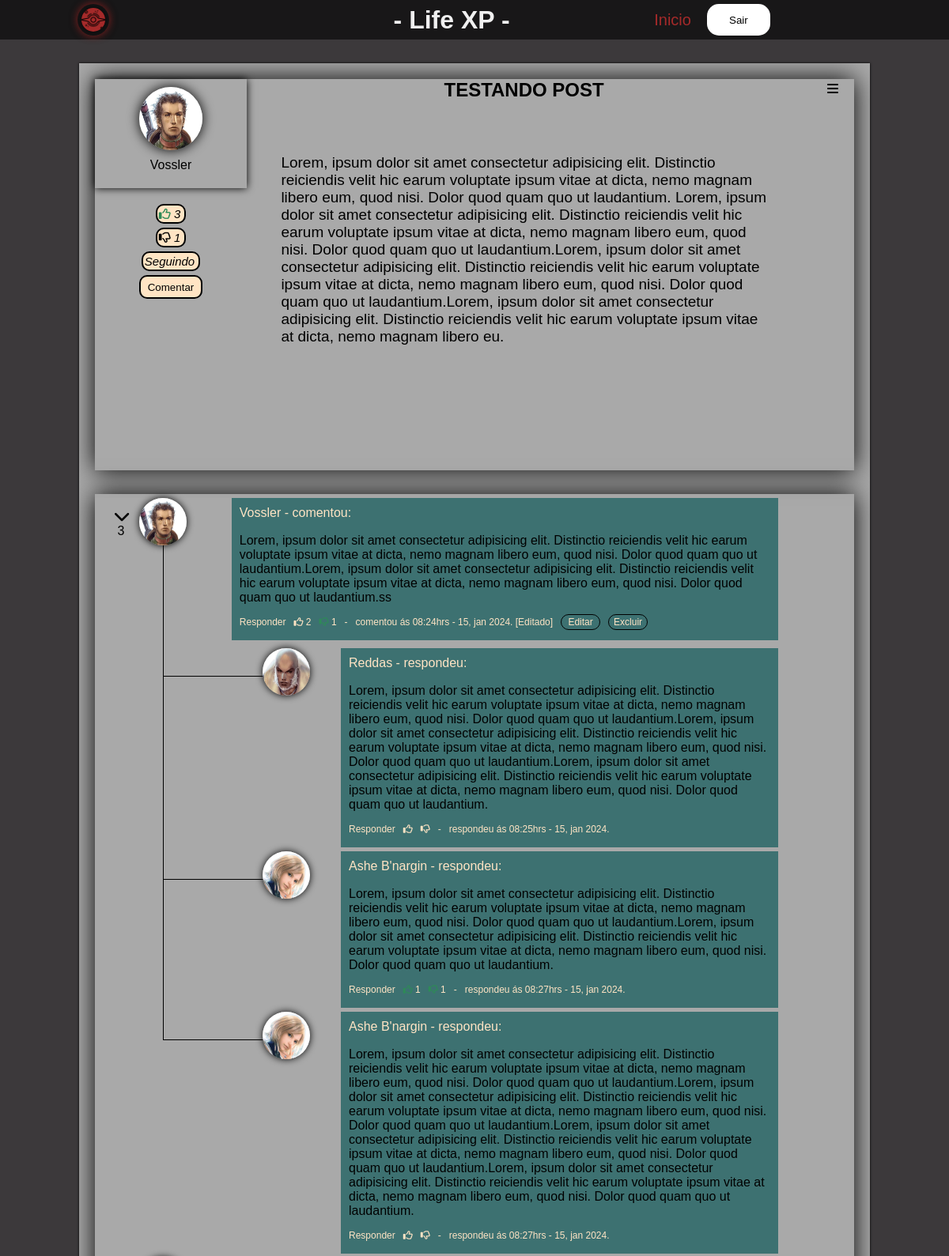
The page /post/WAB9TJmAnO (signed in, upper part) on the database its author committed.
### tables this page shows
CREATE TABLE "users" (
	id INTEGER PRIMARY KEY AUTOINCREMENT UNIQUE, 
	name VARCHAR(30) NOT NULL, 
	nickname VARCHAR(15), 
	email VARCHAR(100) NOT NULL UNIQUE, 
	password VARCHAR(100) NOT NULL,
	identifier varchar(12) NOT NULL
, created_at DATETIME CURRENT_TIMESTAMP, image VARCHAR(15) default 'unknow');

CREATE TABLE post (
	id INTEGER PRIMARY KEY AUTOINCREMENT UNIQUE, 
	user_id INTEGER NOT NULL, 
	titulo VARCHAR(100)NOT NULL, 
	texto TEXT NOT NULL, 
	created_at VARCHAR(100) NOT NULL,
	identifier varchar(12) NOT NULL, was_edited varchar(5),
	FOREIGN KEY (user_id) REFERENCES "users"(id) ON DELETE CASCADE
);

CREATE TABLE post_comment (
	id INTEGER PRIMARY KEY AUTOINCREMENT UNIQUE, 
	user_id INTEGER NOT NULL,
	post_id INTEGER NOT NULL, 
	texto TEXT NOT NULL, 
	created_at VARCHAR(100) NOT NULL,
	identifier varchar(12) NOT NULL,
	was_edited varchar(5),
	FOREIGN KEY (user_id) REFERENCES "users"(id) ON DELETE CASCADE,
	FOREIGN KEY (post_id) REFERENCES post(id) ON DELETE CASCADE
);

CREATE TABLE post_answer (
	id INTEGER PRIMARY KEY AUTOINCREMENT UNIQUE, 
	user_id INTEGER NOT NULL,
	comment_id INTEGER NOT NULL, 
	texto TEXT NOT NULL, 
	created_at VARCHAR(100) NOT NULL,
	identifier varchar(12) NOT NULL,
	was_edited varchar(5),
	FOREIGN KEY (user_id) REFERENCES "users"(id) ON DELETE CASCADE,
	FOREIGN KEY (comment_id) REFERENCES post_comment(id) ON DELETE CASCADE
);

### main.py (the view)
@app.route('/post/<identifier>', methods=['GET'])
@login_required
def post(identifier):
    current_post = db_execute(f"SELECT * FROM post WHERE identifier = '{identifier}'", 'GET').fetchone()
    main_post = Post(
                id=current_post[0],
                user_id=current_post[1],
                titulo=current_post[2],
                texto=current_post[3],
                created_at=current_post[4],
                identifier=current_post[5],
                was_edited=current_post[6],
                current_user_id=current_user.id,
                get_lod='GET',
                for_post='GET'
            )
    if db_execute(f'SELECT * FROM follow WHERE following_id = {current_user.id} and followed_id = {main_post.user.id}', 'GET').fetchone() == None:
        is_already_followed = False
    else:
        is_already_followed = True
    return render_template('posts.html', post=main_post, is_following=is_already_followed)

### main.py (called while the page is built)
@login_manager.user_loader
def load_user(user_id):
    return User(db_execute(f'SELECT * FROM users WHERE id = {user_id};', 'GET').fetchone())

### project_utils.py (called while the page is built)
def db_execute(comando: str, get: str = None):
    with sqlite3.connect('instance/lifexp_DB.db') as db:
        if get == 'GET':
            return db.execute(comando)
        db.execute('PRAGMA FOREIGN_KEYS = ON;')
        db.execute(comando)
        db.commit()

### templates/posts.html (shortened to what this page needs)
{% extends 'madethings/base.html' %}
{% block content %}
    <div class="body-post-container">
        <div class="main-post-content">
                    <div class="hpc-options">
                        <i class="fa-solid fa-bars"></i>
                </div>
                    <div class="hpc-rating">
                        <div class='rating'>
                            <img  id="user-profile-img" src="/static/images/{{ post.user.image }}.jpg"  alt="" value="{{ post.user.identifier }}" class="go-to-profile">
                            <p>{{ post.user.name }}</p>
                        </div>
                    <div class="hpc-rating-info">
                        <span title="{% if post.likes.length == 0 %}Nenhuma avaliação{% else %} {% if post.likes.length == 1 %} 1 pessoa gostou deste post{% else %} {{ post.likes.length }} pessoas gostaram deste post {% endif %} {% endif %}" id="like" name="{{ post.identifier }}">{% if post.likes.is_liked %}<i class="fa-regular fa-thumbs-up" id="got-clicked"></i>{% if post.likes.length > 0 %} {{ post.likes.length}}{%endif%}{% else %}<i class="fa-regular fa-thumbs-up"></i>{% if post.likes.length > 0 %} {{ post.likes.length}}{%endif%} {% endif %}</span>
                        <span title="{% if post.dislikes.length == 0 %}Nenhuma avaliação{% else %}{% if post.dislikes.length == 1%}1 pessoa não gostou do post{% else %}{{ post.dislikes.length }} pessoas não gostaram deste post{% endif %}{% endif %}" id="dislike" name="{{post.identifier}}">{% if post.dislikes.is_liked %}<i class="fa-regular fa-thumbs-down" id="got-clicked"></i>{% else %}<i class="fa-regular fa-thumbs-down"></i>{% endif %}
                            {% if post.dislikes.length > 0 %} {{ post.dislikes.length }}{% endif %}</span>
                        {% if is_following %}
                            <span title="Você já está seguindo esse usuário!" class="follow-user follow" value="{{ post.user.identifier }}">Seguindo</span>
                        {% else %}
                            <span title="Você não segue esse usuário!" class="follow-user follow" value="{{ post.user.identifier }}">Seguir</span>
                        {% endif %}
                        <a href="#making-a-comment"><button type="button" onclick="makeComent()">Comentar</button></a>
                    </div>
                    </div>
                    <div class="hpc-title">
                        <h2 class="post-titlearea">{{ post.titulo }}</h2>
                        </div>
                    <div class="hpc-content">
                            <p class="post-textarea text-class-get" id="hpc-content-child">{{ post.texto }}
                            </p>
                    </div>
            </div>
            {% if not post.comments == [] %}
            <div class="answer-post-container">
        {% for comment in post.comments %}
                <div class="answer-full-interact-coments">
                    <div class="answer-user-container" id="father-user-container">
                        {% if not comment.answers == None %}
                                <div class="line-separator-x-first"></div>
                            {% endif %}
                        <div class="answer-user-profile a-u-p-img">
                            {% if comment.len_answer >= 1 %}
                            <div class="answer-count">
                            <i title="Esconder respostas" class="fa-solid fa-chevron-up"></i>
                            <p>{{ comment.len_answer }}</p>
                        </div>
                        {% endif %}
                        <img src="/static/images/{{ comment.user.image }}.jpg" alt="" value="{{ comment.user.identifier }}" class="go-to-profile">
                        </div>
                        <div class="answer-user-content a-u-c" id="subanswer-content">
                            <div class="answer-user-content-name a-u-c-n">
                                <p>{{ comment.user.name }} - comentou:</p>
                            </div>
                            <div class="answer-user-content-text a-u-c-t">
                                <p class="text-class-get">{{ comment.text }}
                                </p>
                            </div>
                            <div class="answer-user-content-options a-u-c-o">
                                <p id="show-answer-form">Responder</p>
                                <p title="{% if comment.likes.length == 0 %}Nenhuma avaliação{% else %} {% if comment.likes.length == 1 %} 1 pessoa gostou desse comentário{% else %} {{ comment.likes.length }} pessoas gostaram desse comentário{% endif %} {% endif %}" id="like" name="{{ comment.identifier }}" >{% if comment.likes.is_liked %}<i class="fa-regular fa-thumbs-up" id="got-clicked"></i>{% if comment.likes.length > 0 %} {{ comment.likes.length}}{%endif%}{% else %}<i class="fa-regular fa-thumbs-up"></i> {% if comment.likes.length > 0 %} {{ comment.likes.length}}{%endif%}{% endif %}</p>
                        <p title="{% if comment.dislikes.length == 0 %}Nenhuma avaliação{% else %}{% if comment.dislikes.length == 1%}1 pessoa não gostou desse comentário{% else %}{{ comment.dislikes.length }} pessoas não gostaram desse comentário{% endif %}{% endif %}" id="dislike" name="{{comment.identifier}}">{% if comment.dislikes.is_liked %}<i class="fa-regular fa-thumbs-down" id="got-clicked"></i>{% if comment.dislikes.length > 0 %} {{ comment.dislikes.length}}{%endif%}{% else %}<i class="fa-regular fa-thumbs-down"></i>{% if comment.dislikes.length > 0 %} {{ comment.dislikes.length}}{%endif%}{% endif %}</p>
                                <span>-</span>
                                <span>comentou {{ comment.created_at }} {% if comment.was_edited == 'true' %}
                                    [Editado]
                                {% endif %}
                                </span>
                                    {% if current_user.id == comment.user.id %}
                                    <button type="button" id="edit-post">Editar</button>
                                    <a href="{{ url_for('delete_comment', identifier=post.identifier, answer_identifier=comment.identifier, mode='pa') }}"><button type="button">Excluir</button></a>
                                    {% endif %}
                            </div>
                        </div>
                    </div>
                    <div class="flex-fsuc">
            {% if not comment.answers == None %}
                {% for answer in comment.answers %}
                    <div class="full-subanswer-user-container">
                        <div class="line-separator-x"></div>
                        <div class="line-separator-y"></div>
                        <div class="subanswer-user-container" id="father-user-container">
                            <div class="subanswer-user-profile a-u-p-img">
                                <img src="/static/images/{{ answer.user.image }}.jpg" alt="" value="{{ answer.user.identifier }}" class="go-to-profile">
                            </div>
                            <div class="subanswer-user-content a-u-c" id="subanswer-content">
                                <div class="subanswer-user-content-name a-u-c-n">
                                    <p> {{ answer.user.name }} - respondeu:</p>
                                </div>
                                <div class="subanswer-user-content-text a-u-c-t">
                                    <p class="text-class-get">{{ answer.text }}
                                    </p>
                                </div>
                                <div class="subanswer-user-content-options a-u-c-o">
                                    <p id="show-answer-form">Responder</p>
                                    <p title="{% if answer.likes.length == 0 %}Nenhuma avaliação{% else %} {% if answer.likes.length == 1 %} 1 pessoa gostou dessa resposta{% else %} {{ answer.likes.length }} pessoas gostaram dessa resposta {% endif %} {% endif %}" id="like" name="{{ answer.identifier }}" >{% if answer.likes.is_liked %}<i class="fa-regular fa-thumbs-up" id="got-clicked"></i> {% if answer.likes.length > 0 %} {{ answer.likes.length}}{%endif%}{% else %}<i class="fa-regular fa-thumbs-up"></i> {% if answer.likes.length > 0 %} {{ answer.likes.length}}{%endif%}{% endif %}</p>
                        <p title="{% if answer.dislikes.length == 0 %}Nenhuma avaliação{% else %}{% if answer.dislikes.length == 1%}1 pessoa não gostou dessa resposta{% else %}{{ answer.dislikes.length }} pessoas não gostaram dessa resposta{% endif %}{% endif %}" id="dislike" name="{{answer.identifier}}">{% if answer.dislikes.is_liked %}<i class="fa-regular fa-thumbs-down" id="got-clicked"></i>{% if answer.dislikes.length > 0 %} {{ answer.dislikes.length}}{%endif%}{% else %}<i class="fa-regular fa-thumbs-down"></i>{% if answer.dislikes.length > 0 %} {{ answer.dislikes.length}}{%endif%}{% endif %}</p>
                                    <span>-</span>
                                    <span>respondeu {{ answer.created_at }}</span>
                                </div>
                            </div>
                        </div>
                        </div>
                {% endfor %}
            {% endif %}
            </div>
                    </div>
        {% endfor %}
    </div>
        {% endif %}
    </div>
{% endblock content %}

### rows shown on the page
users: user.image (picture), user.name "Vossler"
post: titulo "TESTANDO POST", texto "Lorem, ipsum dolor sit amet consectetur adipisicing elit. Distinctio reiciendis velit hic earum voluptate ipsum vitae at dicta, nemo magnam libero eum, quod nisi. Dolor quod quam quo ut laudantium. Lorem, ipsum dolor sit amet consectetur adipisicing elit. Distinctio reiciendis velit hic earum voluptate ipsum vitae at dicta, nemo magnam libero eum, quod nisi. Dolor quod quam quo ut laudantium.Lorem, ipsum dolor sit amet consectetur adipisicing elit. Distinctio reiciendis velit hic earum voluptate ipsum vitae at dicta, nemo magnam libero eum, quod nisi. Dolor quod quam quo ut laudantium.Lorem, ipsum dolor sit amet consectetur adipisicing elit. Distinctio reiciendis velit hic earum voluptate…"
post_comment: len_answer "3", user.image (picture), user.name "Vossler", text "Lorem, ipsum dolor sit amet consectetur adipisicing elit. Distinctio reiciendis velit hic earum voluptate ipsum vitae at dicta, nemo magnam libero eum, quod nisi. Dolor quod quam quo ut laudantium.Lorem, ipsum dolor sit amet consectetur adipisicing elit. Distinctio reiciendis velit hic earum voluptate ipsum vitae at dicta, nemo magnam libero eum, quod nisi. Dolor quod quam quo ut laudantium.ss", likes.length "2", dislikes.length "1", created_at "ás 08:24hrs - 15, jan 2024.", was_edited "[Editado]"
post_answer: user.image (picture), user.name "Reddas", text "Lorem, ipsum dolor sit amet consectetur adipisicing elit. Distinctio reiciendis velit hic earum voluptate ipsum vitae at dicta, nemo magnam libero eum, quod nisi. Dolor quod quam quo ut laudantium.Lorem, ipsum dolor sit amet consectetur adipisicing elit. Distinctio reiciendis velit hic earum voluptate ipsum vitae at dicta, nemo magnam libero eum, quod nisi. Dolor quod quam quo ut laudantium.Lorem, ipsum dolor sit amet consectetur adipisicing elit. Distinctio reiciendis velit hic earum voluptate ipsum vitae at dicta, nemo magnam libero eum, quod nisi. Dolor quod quam quo ut laudantium.", created_at "ás 08:25hrs - 15, jan 2024."
post_answer: user.image (picture), user.name "Ashe B'nargin", text "Lorem, ipsum dolor sit amet consectetur adipisicing elit. Distinctio reiciendis velit hic earum voluptate ipsum vitae at dicta, nemo magnam libero eum, quod nisi. Dolor quod quam quo ut laudantium.Lorem, ipsum dolor sit amet consectetur adipisicing elit. Distinctio reiciendis velit hic earum voluptate ipsum vitae at dicta, nemo magnam libero eum, quod nisi. Dolor quod quam quo ut laudantium.", likes.length "1", dislikes.length "1", created_at "ás 08:27hrs - 15, jan 2024."
post_answer: user.image (picture), user.name "Ashe B'nargin", text "Lorem, ipsum dolor sit amet consectetur adipisicing elit. Distinctio reiciendis velit hic earum voluptate ipsum vitae at dicta, nemo magnam libero eum, quod nisi. Dolor quod quam quo ut laudantium.Lorem, ipsum dolor sit amet consectetur adipisicing elit. Distinctio reiciendis velit hic earum voluptate ipsum vitae at dicta, nemo magnam libero eum, quod nisi. Dolor quod quam quo ut laudantium.Lorem, ipsum dolor sit amet consectetur adipisicing elit. Distinctio reiciendis velit hic earum voluptate ipsum vitae at dicta, nemo magnam libero eum, quod nisi. Dolor quod quam quo ut laudantium.Lorem, ipsum dolor sit amet consectetur adipisicing elit. Distinctio reiciendis velit hic earum voluptate…", created_at "ás 08:27hrs - 15, jan 2024."

### other values the page prints
{{ post.likes.length }} "3"
{{ post.dislikes.length }} "1"
